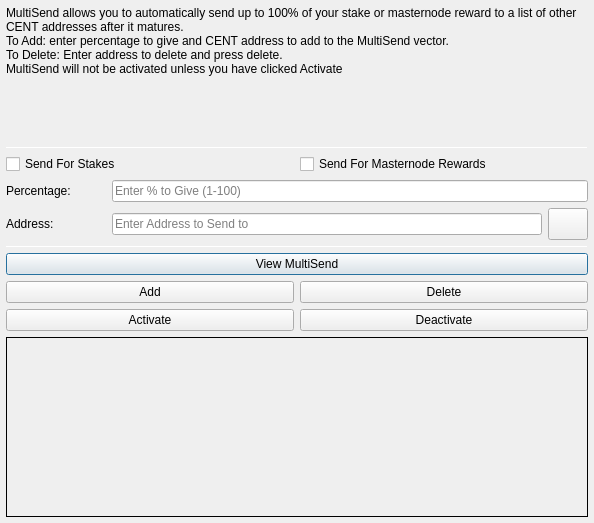
<?xml version="1.0" encoding="UTF-8"?>
<ui version="4.0">
 <class>MultiSendDialog</class>
 <widget class="QDialog" name="MultiSendDialog">
  <property name="windowModality">
   <enum>Qt::NonModal</enum>
  </property>
  <property name="geometry">
   <rect>
    <x>0</x>
    <y>0</y>
    <width>594</width>
    <height>523</height>
   </rect>
  </property>
  <property name="windowTitle">
   <string>MultiSend</string>
  </property>
  <layout class="QVBoxLayout" name="verticalLayout" stretch="0">
   <property name="leftMargin">
    <number>6</number>
   </property>
   <property name="topMargin">
    <number>6</number>
   </property>
   <property name="rightMargin">
    <number>6</number>
   </property>
   <property name="bottomMargin">
    <number>6</number>
   </property>
   <item>
    <layout class="QVBoxLayout" name="verticalLayout_Main" stretch="1,1,1,1,1,1">
     <item>
      <widget class="QLabel" name="label_2">
       <property name="lineWidth">
        <number>1</number>
       </property>
       <property name="text">
        <string>MultiSend allows you to automatically send up to 100% of your stake or masternode reward to a list of other CENT addresses after it matures.
To Add: enter percentage to give and CENT address to add to the MultiSend vector.
To Delete: Enter address to delete and press delete.
MultiSend will not be activated unless you have clicked Activate</string>
       </property>
       <property name="alignment">
        <set>Qt::AlignLeading|Qt::AlignLeft|Qt::AlignTop</set>
       </property>
       <property name="wordWrap">
        <bool>true</bool>
       </property>
      </widget>
     </item>
     <item>
      <widget class="Line" name="line">
       <property name="minimumSize">
        <size>
         <width>0</width>
         <height>1</height>
        </size>
       </property>
       <property name="maximumSize">
        <size>
         <width>16777215</width>
         <height>1</height>
        </size>
       </property>
       <property name="orientation">
        <enum>Qt::Horizontal</enum>
       </property>
      </widget>
     </item>
     <item>
      <layout class="QVBoxLayout" name="verticalLayout_Settings">
       <item>
        <layout class="QHBoxLayout" name="horizontalLayout">
         <item>
          <widget class="QCheckBox" name="multiSendStakeCheckBox">
           <property name="text">
            <string>Send For Stakes</string>
           </property>
          </widget>
         </item>
         <item>
          <widget class="QCheckBox" name="multiSendMasternodeCheckBox">
           <property name="text">
            <string>Send For Masternode Rewards</string>
           </property>
          </widget>
         </item>
        </layout>
       </item>
       <item>
        <layout class="QHBoxLayout" name="horizontalLayout_6">
         <item>
          <widget class="QLabel" name="label">
           <property name="minimumSize">
            <size>
             <width>100</width>
             <height>0</height>
            </size>
           </property>
           <property name="toolTip">
            <string>Percentage of stake to send</string>
           </property>
           <property name="text">
            <string>Percentage:</string>
           </property>
          </widget>
         </item>
         <item>
          <widget class="QLineEdit" name="multiSendPercentEdit">
           <property name="toolTip">
            <string>Enter whole numbers 1 - 100</string>
           </property>
           <property name="placeholderText">
            <string>Enter % to Give (1-100)</string>
           </property>
          </widget>
         </item>
        </layout>
       </item>
       <item>
        <layout class="QHBoxLayout" name="horizontalLayout_7">
         <item>
          <widget class="QLabel" name="label_5">
           <property name="minimumSize">
            <size>
             <width>100</width>
             <height>0</height>
            </size>
           </property>
           <property name="toolTip">
            <string>Address to send portion of stake to</string>
           </property>
           <property name="text">
            <string>Address:</string>
           </property>
          </widget>
         </item>
         <item>
          <widget class="QLineEdit" name="multiSendAddressEdit">
           <property name="toolTip">
            <string/>
           </property>
           <property name="placeholderText">
            <string>Enter Address to Send to</string>
           </property>
          </widget>
         </item>
         <item>
          <widget class="QPushButton" name="addressBookButton">
           <property name="maximumSize">
            <size>
             <width>16777215</width>
             <height>32</height>
            </size>
           </property>
           <property name="toolTip">
            <string>Choose an address from the address book</string>
           </property>
           <property name="text">
            <string/>
           </property>
           <property name="icon">
            <iconset resource="../cent.qrc">
             <normaloff>:/icons/address-book</normaloff>:/icons/address-book</iconset>
           </property>
           <property name="shortcut">
            <string>Alt+A</string>
           </property>
           <property name="autoDefault">
            <bool>false</bool>
           </property>
          </widget>
         </item>
        </layout>
       </item>
      </layout>
     </item>
     <item>
      <widget class="Line" name="line_2">
       <property name="minimumSize">
        <size>
         <width>0</width>
         <height>1</height>
        </size>
       </property>
       <property name="maximumSize">
        <size>
         <width>16777215</width>
         <height>1</height>
        </size>
       </property>
       <property name="orientation">
        <enum>Qt::Horizontal</enum>
       </property>
      </widget>
     </item>
     <item>
      <layout class="QVBoxLayout" name="verticalLayout_Buttons">
       <item>
        <layout class="QHBoxLayout" name="horizontalLayout_4">
         <item>
          <widget class="QPushButton" name="viewButton">
           <property name="toolTip">
            <string/>
           </property>
           <property name="statusTip">
            <string>View MultiSend Vector</string>
           </property>
           <property name="text">
            <string>View MultiSend</string>
           </property>
          </widget>
         </item>
        </layout>
       </item>
       <item>
        <layout class="QHBoxLayout" name="horizontalLayout_2">
         <item>
          <widget class="QPushButton" name="addButton">
           <property name="toolTip">
            <string/>
           </property>
           <property name="statusTip">
            <string>Add to MultiSend Vector</string>
           </property>
           <property name="text">
            <string>Add</string>
           </property>
          </widget>
         </item>
         <item>
          <widget class="QPushButton" name="deleteButton">
           <property name="toolTip">
            <string/>
           </property>
           <property name="statusTip">
            <string>Delete Address From MultiSend Vector</string>
           </property>
           <property name="text">
            <string>Delete</string>
           </property>
          </widget>
         </item>
        </layout>
       </item>
       <item>
        <layout class="QHBoxLayout" name="horizontalLayout_5">
         <item>
          <widget class="QPushButton" name="activateButton">
           <property name="statusTip">
            <string>Activate MultiSend</string>
           </property>
           <property name="text">
            <string>Activate</string>
           </property>
          </widget>
         </item>
         <item>
          <widget class="QPushButton" name="disableButton">
           <property name="statusTip">
            <string>Deactivate MultiSend</string>
           </property>
           <property name="text">
            <string>Deactivate</string>
           </property>
          </widget>
         </item>
        </layout>
       </item>
      </layout>
     </item>
     <item>
      <widget class="QLabel" name="message">
       <property name="minimumSize">
        <size>
         <width>0</width>
         <height>180</height>
        </size>
       </property>
       <property name="frameShape">
        <enum>QFrame::Panel</enum>
       </property>
       <property name="frameShadow">
        <enum>QFrame::Plain</enum>
       </property>
       <property name="lineWidth">
        <number>1</number>
       </property>
       <property name="midLineWidth">
        <number>1</number>
       </property>
       <property name="text">
        <string/>
       </property>
       <property name="alignment">
        <set>Qt::AlignLeading|Qt::AlignLeft|Qt::AlignTop</set>
       </property>
       <property name="wordWrap">
        <bool>true</bool>
       </property>
      </widget>
     </item>
    </layout>
   </item>
  </layout>
 </widget>
 <resources>
  <include location="../cent.qrc"/>
 </resources>
 <connections/>
</ui>
